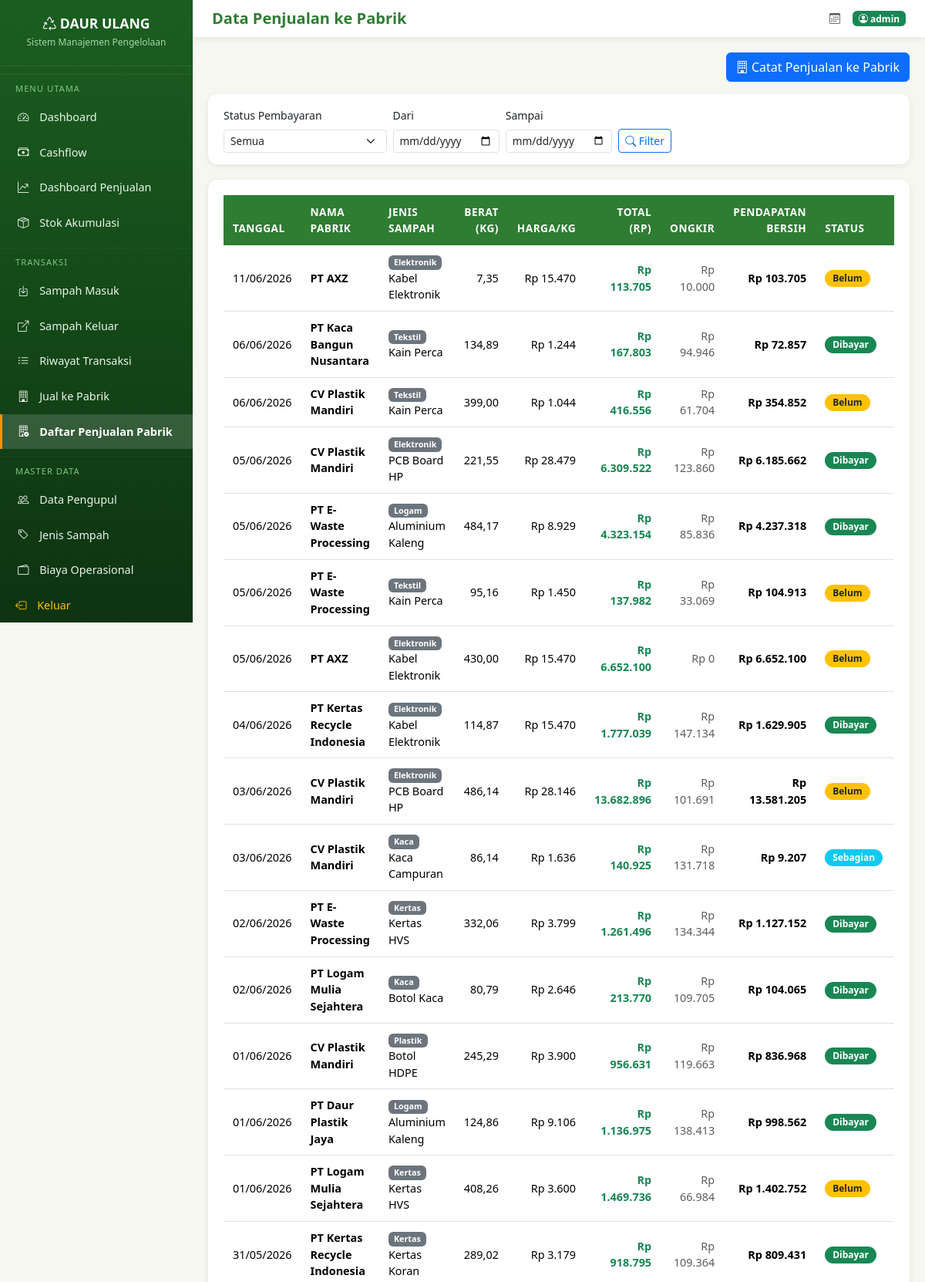
The page /waste/factory-sales/ (signed in, upper part) on the database its author committed.
### waste_mgmt/models.py (models this page shows, shortened)
class FactorySale(models.Model):
    waste_type = models.ForeignKey(
        WasteType, on_delete=models.PROTECT,
        related_name='factory_sales', verbose_name='Jenis Sampah'
    )
    factory_name = models.CharField('Nama Pabrik', max_length=200)
    weight_kg = models.DecimalField(
        'Berat Dijual (Kg)', max_digits=10, decimal_places=2,
        validators=[MinValueValidator(0.01)]
    )
    price_per_kg = models.DecimalField(
        'Harga Jual per Kg (Rp)', max_digits=12, decimal_places=2
    )
    total_price = models.DecimalField(
        'Total Penjualan (Rp)', max_digits=14, decimal_places=2
    )
    date = models.DateField('Tanggal Penjualan')
    delivery_fee = models.DecimalField(
        'Biaya Pengiriman (Rp)', max_digits=12, decimal_places=2, default=0
    )
    payment_status = models.CharField(
        'Status Pembayaran', max_length=20,
        choices=[('pending', 'Belum Dibayar'), ('paid', 'Sudah Dibayar'), ('partial', 'Sebagian')],
        default='pending'
    )
    notes = models.TextField('Catatan', blank=True)
    created_at = models.DateTimeField('Dibuat', auto_now_add=True)
    created_by = models.ForeignKey(
        'auth.User', on_delete=models.SET_NULL, null=True,
        verbose_name='Dibuat Oleh'
    )
    class Meta:
        ordering = ['-date']
        verbose_name = 'Penjualan ke Pabrik'
        verbose_name_plural = 'Data Penjualan ke Pabrik'
    def net_revenue(self):
        return self.total_price - self.delivery_fee

class WasteType(models.Model):
    CATEGORY_CHOICES = [
        ('plastik', 'Plastik'),
        ('logam', 'Logam'),
        ('kertas', 'Kertas'),
        ('kaca', 'Kaca'),
        ('elektronik', 'Elektronik'),
        ('tekstil', 'Tekstil'),
        ('organik', 'Organik'),
        ('lainnya', 'Lainnya'),
    ]
    name = models.CharField('Nama Jenis Sampah', max_length=200)
    category = models.CharField('Kategori', max_length=20, choices=CATEGORY_CHOICES, default='lainnya')
    purchase_price_per_kg = models.DecimalField(
        'Harga Beli per Kg (Rp)',
        max_digits=12, decimal_places=2,
        validators=[MinValueValidator(0)]
    )
    selling_price_per_kg = models.DecimalField(
        'Harga Jual per Kg (Rp)',
        max_digits=12, decimal_places=2,
        validators=[MinValueValidator(0)]
    )
    unit = models.CharField('Satuan', max_length=20, default='kg')
    description = models.TextField('Deskripsi', blank=True)
    is_active = models.BooleanField('Aktif', default=True)
    class Meta:
        ordering = ['category', 'name']
        verbose_name = 'Jenis Sampah'
        verbose_name_plural = 'Data Jenis Sampah'

### waste_mgmt/views.py (the view)
# urls.py: path('factory-sales/', views.factory_sale_list, name='factory_sale_list'),
@login_required
def factory_sale_list(request):
    sales = FactorySale.objects.select_related('waste_type')
    payment_status = request.GET.get('payment_status', '')
    if payment_status:
        sales = sales.filter(payment_status=payment_status)
    date_from = request.GET.get('date_from', '')
    if date_from:
        sales = sales.filter(date__gte=date_from)
    date_to = request.GET.get('date_to', '')
    if date_to:
        sales = sales.filter(date__lte=date_to)
    return render(request, 'waste_mgmt/factory_sale_list.html', {
        'sales': sales, 'payment_status': payment_status,
        'date_from': date_from, 'date_to': date_to,
    })

### templates/waste_mgmt/factory_sale_list.html (shortened to what this page needs)
{% extends 'base.html' %}
{% block page_title %}Data Penjualan ke Pabrik{% endblock %}
{% block nav_factory_list %}active{% endblock %}
{% block content %}
{% load humanize %}
<div class="d-flex justify-content-between align-items-center mb-3">
    <a href="{% url 'waste:factory_sale_create' %}" class="btn btn-primary">
        <i class="bi bi-building"></i> Catat Penjualan ke Pabrik
    </a>
</div>
<div class="filter-bar">
    <form method="get" class="row g-2 align-items-end">
        <div class="col-md-3">
            <label class="form-label small">Status Pembayaran</label>
            <select name="payment_status" class="form-select form-select-sm">
                <option value="">Semua</option>
            </select>
        </div>
        <div class="col-md-2">
            <label class="form-label small">Dari</label>
            <input type="date" name="date_from" class="form-control form-control-sm" value="{{ date_from }}">
        </div>
        <div class="col-md-2">
            <label class="form-label small">Sampai</label>
            <input type="date" name="date_to" class="form-control form-control-sm" value="{{ date_to }}">
        </div>
        <div class="col-md-2">
            <button type="submit" class="btn btn-outline-primary btn-sm"><i class="bi bi-search"></i> Filter</button>
        </div>
    </form>
</div>
<div class="table-container">
    {% if sales %}
    <div class="table-responsive">
        <table class="table table-hover">
            <thead>
                <tr>
                    <th>Tanggal</th>
                    <th>Nama Pabrik</th>
                    <th>Jenis Sampah</th>
                    <th class="text-end">Berat (Kg)</th>
                    <th class="text-end">Harga/Kg</th>
                    <th class="text-end">Total (Rp)</th>
                    <th class="text-end">Ongkir</th>
                    <th class="text-end">Pendapatan Bersih</th>
                    <th>Status</th>
                    <th>Aksi</th>
                </tr>
            </thead>
            <tbody>
                {% for s in sales %}
                <tr>
                    <td>{{ s.date|date:"d/m/Y" }}</td>
                    <td class="fw-bold">{{ s.factory_name }}</td>
                    <td>
                        <span class="badge bg-secondary me-1">{{ s.waste_type.get_category_display }}</span>
                        {{ s.waste_type.name }}
                    </td>
                    <td class="text-end">{{ s.weight_kg }}</td>
                    <td class="text-end">Rp {{ s.price_per_kg|floatformat:0|intcomma }}</td>
                    <td class="text-end fw-bold text-success">Rp {{ s.total_price|floatformat:0|intcomma }}</td>
                    <td class="text-end text-muted">Rp {{ s.delivery_fee|floatformat:0|intcomma }}</td>
                    <td class="text-end fw-bold">Rp {{ s.net_revenue|floatformat:0|intcomma }}</td>
                    <td>
                        {% if s.payment_status == 'paid' %}
                        <span class="badge bg-success badge-status">Dibayar</span>
                        {% elif s.payment_status == 'pending' %}
                        <span class="badge bg-warning text-dark badge-status">Belum</span>
                        {% else %}
                        <span class="badge bg-info badge-status">Sebagian</span>
                        {% endif %}
                    </td>
                    <td>
                    </td>
                </tr>
                {% endfor %}
            </tbody>
        </table>
    </div>
    {% endif %}
</div>
{% endblock %}

### templates/base.html (shortened to what this page needs)
<!DOCTYPE html>
<html lang="id">
<head>
    <link href="https://cdn.jsdelivr.net/npm/bootstrap@5.3.3/dist/css/bootstrap.min.css" rel="stylesheet">
    <link href="https://cdn.jsdelivr.net/npm/bootstrap-icons@1.11.3/font/bootstrap-icons.min.css" rel="stylesheet">
    <link href="/static/css/style.css" rel="stylesheet">
</head>
<body>
    {% if user.is_authenticated %}
    <div class="sidebar">
        <div class="brand">
            <h4><i class="bi bi-recycle"></i> DAUR ULANG</h4>
            <small>Sistem Manajemen Pengelolaan</small>
        </div>
        <div class="nav-section">MENU UTAMA</div>
        <nav class="nav flex-column">
            <a href="{% url 'waste:dashboard' %}" class="nav-link {% block nav_dashboard %}{% endblock %}">
                <i class="bi bi-speedometer2"></i> Dashboard
            </a>
            <a href="{% url 'waste:cashflow_dashboard' %}" class="nav-link {% block nav_cashflow %}{% endblock %}">
                <i class="bi bi-cash-stack"></i> Cashflow
            </a>
            <a href="{% url 'waste:sales_dashboard' %}" class="nav-link {% block nav_sales %}{% endblock %}">
                <i class="bi bi-graph-up-arrow"></i> Dashboard Penjualan
            </a>
            <a href="{% url 'waste:stock_view' %}" class="nav-link {% block nav_stock %}{% endblock %}">
                <i class="bi bi-box-seam"></i> Stok Akumulasi
            </a>
        </nav>
        <div class="nav-section">TRANSAKSI</div>
        <nav class="nav flex-column">
            <a href="{% url 'waste:transaction_in_create' %}" class="nav-link {% block nav_trans_in %}{% endblock %}">
                <i class="bi bi-box-arrow-in-down"></i> Sampah Masuk
            </a>
            <a href="{% url 'waste:transaction_out_create' %}" class="nav-link {% block nav_trans_out %}{% endblock %}">
                <i class="bi bi-box-arrow-up-right"></i> Sampah Keluar
            </a>
            <a href="{% url 'waste:transaction_list' %}" class="nav-link {% block nav_trans_list %}{% endblock %}">
                <i class="bi bi-list-ul"></i> Riwayat Transaksi
            </a>
            <a href="{% url 'waste:factory_sale_create' %}" class="nav-link {% block nav_factory_create %}{% endblock %}">
                <i class="bi bi-building"></i> Jual ke Pabrik
            </a>
            <a href="{% url 'waste:factory_sale_list' %}" class="nav-link {% block nav_factory_list %}{% endblock %}">
                <i class="bi bi-building-check"></i> Daftar Penjualan Pabrik
            </a>
        </nav>
        <div class="nav-section">MASTER DATA</div>
        <nav class="nav flex-column">
            <a href="{% url 'waste:collector_list' %}" class="nav-link {% block nav_collectors %}{% endblock %}">
                <i class="bi bi-people"></i> Data Pengupul
            </a>
            <a href="{% url 'waste:waste_type_list' %}" class="nav-link {% block nav_waste_types %}{% endblock %}">
                <i class="bi bi-tag"></i> Jenis Sampah
            </a>
            <a href="{% url 'waste:operational_cost_list' %}" class="nav-link {% block nav_opex %}{% endblock %}">
                <i class="bi bi-wallet2"></i> Biaya Operasional
            </a>
        </nav>
        <form action="{% url 'accounts:logout' %}" method="post">
            <button type="submit" class="nav-link text-warning" style="border: none; background: transparent; cursor: pointer; width: 100%; text-align: left;">
                <i class="bi bi-box-arrow-left"></i> Keluar
            </button>
        </form>
    </div>
    <div class="main-content">
        <div class="top-navbar">
            <div>
                <h5 class="mb-0" style="color: var(--primary-color); font-weight:700;">
                    {% block page_title %}Dashboard{% endblock %}
                </h5>
            </div>
            <div class="d-flex align-items-center gap-3">
                <small class="text-muted"><i class="bi bi-calendar3"></i> {{ today|default:'' }}</small>
                <span class="badge bg-success"><i class="bi bi-person-circle"></i> {{ user.username }}</span>
            </div>
        </div>
        {% block content %}{% endblock %}
    </div>
    {% else %}
    {% block login_content %}{% endblock %}
    {% endif %}
</body>
</html>

### static/css/style.css (style rules this page uses)
:root { --primary-color: #2e7d32; --primary-dark: #1b5e20; --primary-light: #4caf50; --accent-color: #ff8f00; --accent-light: #ffb300; --danger-color: #c62828; --bg-light: #f5f7f0; --sidebar-bg: #1b5e20; --sidebar-text: #e8f5e9; --card-shadow: 0 2px 8px rgba(0,0,0,0.08); }
body { background-color: var(--bg-light); font-family: 'Segoe UI', Tahoma, Geneva, Verdana, sans-serif; }
.sidebar { background: linear-gradient(180deg, var(--sidebar-bg) 0%, #0d3311 100%); min-height: 100vh; color: var(--sidebar-text); padding-top: 0; position: fixed; top: 0; left: 0; width: 250px; z-index: 1000; overflow-y: auto; }
.sidebar .brand { padding: 20px 15px; border-bottom: 1px solid rgba(255,255,255,0.1); text-align: center; }
.sidebar .brand h4 { color: #fff; font-weight: 700; margin: 0; font-size: 1.1rem; }
.sidebar .brand small { color: #a5d6a7; font-size: 0.75rem; }
.sidebar .nav-link { color: var(--sidebar-text); padding: 12px 20px; border-radius: 0; transition: all 0.2s; font-size: 0.9rem; border-left: 3px solid transparent; }
.sidebar .nav-link.active { background: rgba(255,255,255,0.15); color: #fff; border-left-color: var(--accent-color); font-weight: 600; }
.sidebar .nav-link i { margin-right: 10px; width: 20px; text-align: center; }
.sidebar .nav-section { padding: 10px 20px 5px; font-size: 0.7rem; text-transform: uppercase; letter-spacing: 1px; color: #81c784; margin-top: 10px; border-top: 1px solid rgba(255,255,255,0.05); }
.main-content { margin-left: 250px; padding: 20px; min-height: 100vh; }
.top-navbar { background: #fff; box-shadow: var(--card-shadow); padding: 12px 25px; margin: -20px -20px 20px; display: flex; justify-content: space-between; align-items: center; }
.table-container { background: #fff; border-radius: 12px; box-shadow: var(--card-shadow); padding: 20px; overflow-x: auto; }
.table th { background: var(--primary-color); color: #fff; font-size: 0.85rem; font-weight: 600; text-transform: uppercase; letter-spacing: 0.5px; border: none; padding: 12px; }
.table td { padding: 10px 12px; font-size: 0.9rem; vertical-align: middle; }
.filter-bar { background: #fff; border-radius: 12px; padding: 15px 20px; box-shadow: var(--card-shadow); margin-bottom: 20px; }
.filter-bar .form-control, .filter-bar .form-select { font-size: 0.85rem; }
.badge-status { font-size: 0.75rem; padding: 5px 10px; border-radius: 20px; }

### rows shown on the page
FactorySale: date "11/06/2026", factory_name "PT AXZ", waste_type.category "Elektronik", waste_type.name "Kabel Elektronik", weight_kg "7,35", price_per_kg "15.470", total_price "113.705", delivery_fee "10.000", net_revenue "103.705", payment_status "Belum"
FactorySale: date "06/06/2026", factory_name "PT Kaca Bangun Nusantara", waste_type.category "Tekstil", waste_type.name "Kain Perca", weight_kg "134,89", price_per_kg "1.244", total_price "167.803", delivery_fee "94.946", net_revenue "72.857", payment_status "Dibayar"
FactorySale: date "06/06/2026", factory_name "CV Plastik Mandiri", waste_type.category "Tekstil", waste_type.name "Kain Perca", weight_kg "399,00", price_per_kg "1.044", total_price "416.556", delivery_fee "61.704", net_revenue "354.852", payment_status "Belum"
FactorySale: date "05/06/2026", factory_name "CV Plastik Mandiri", waste_type.category "Elektronik", waste_type.name "PCB Board HP", weight_kg "221,55", price_per_kg "28.479", total_price "6.309.522", delivery_fee "123.860", net_revenue "6.185.662", payment_status "Dibayar"
FactorySale: date "05/06/2026", factory_name "PT E-Waste Processing", waste_type.category "Logam", waste_type.name "Aluminium Kaleng", weight_kg "484,17", price_per_kg "8.929", total_price "4.323.154", delivery_fee "85.836", net_revenue "4.237.318", payment_status "Dibayar"
FactorySale: date "05/06/2026", factory_name "PT E-Waste Processing", waste_type.category "Tekstil", waste_type.name "Kain Perca", weight_kg "95,16", price_per_kg "1.450", total_price "137.982", delivery_fee "33.069", net_revenue "104.913", payment_status "Belum"
FactorySale: date "05/06/2026", factory_name "PT AXZ", waste_type.category "Elektronik", waste_type.name "Kabel Elektronik", weight_kg "430,00", price_per_kg "15.470", total_price "6.652.100", delivery_fee "0", net_revenue "6.652.100", payment_status "Belum"
FactorySale: date "04/06/2026", factory_name "PT Kertas Recycle Indonesia", waste_type.category "Elektronik", waste_type.name "Kabel Elektronik", weight_kg "114,87", price_per_kg "15.470", total_price "1.777.039", delivery_fee "147.134", net_revenue "1.629.905", payment_status "Dibayar"
FactorySale: date "03/06/2026", factory_name "CV Plastik Mandiri", waste_type.category "Elektronik", waste_type.name "PCB Board HP", weight_kg "486,14", price_per_kg "28.146", total_price "13.682.896", delivery_fee "101.691", net_revenue "13.581.205", payment_status "Belum"
FactorySale: date "03/06/2026", factory_name "CV Plastik Mandiri", waste_type.category "Kaca", waste_type.name "Kaca Campuran", weight_kg "86,14", price_per_kg "1.636", total_price "140.925", delivery_fee "131.718", net_revenue "9.207", payment_status "Sebagian"
FactorySale: date "02/06/2026", factory_name "PT E-Waste Processing", waste_type.category "Kertas", waste_type.name "Kertas HVS", weight_kg "332,06", price_per_kg "3.799", total_price "1.261.496", delivery_fee "134.344", net_revenue "1.127.152", payment_status "Dibayar"
FactorySale: date "02/06/2026", factory_name "PT Logam Mulia Sejahtera", waste_type.category "Kaca", waste_type.name "Botol Kaca", weight_kg "80,79", price_per_kg "2.646", total_price "213.770", delivery_fee "109.705", net_revenue "104.065", payment_status "Dibayar"
FactorySale: date "01/06/2026", factory_name "CV Plastik Mandiri", waste_type.category "Plastik", waste_type.name "Botol HDPE", weight_kg "245,29", price_per_kg "3.900", total_price "956.631", delivery_fee "119.663", net_revenue "836.968", payment_status "Dibayar"
FactorySale: date "01/06/2026", factory_name "PT Daur Plastik Jaya", waste_type.category "Logam", waste_type.name "Aluminium Kaleng", weight_kg "124,86", price_per_kg "9.106", total_price "1.136.975", delivery_fee "138.413", net_revenue "998.562", payment_status "Dibayar"
FactorySale: date "01/06/2026", factory_name "PT Logam Mulia Sejahtera", waste_type.category "Kertas", waste_type.name "Kertas HVS", weight_kg "408,26", price_per_kg "3.600", total_price "1.469.736", delivery_fee "66.984", net_revenue "1.402.752", payment_status "Belum"
FactorySale: date "31/05/2026", factory_name "PT Kertas Recycle Indonesia", waste_type.category "Kertas", waste_type.name "Kertas Koran", weight_kg "289,02", price_per_kg "3.179", total_price "918.795", delivery_fee "109.364", net_revenue "809.431", payment_status "Dibayar"

### other values the page prints
{{ user.username }} "admin"
